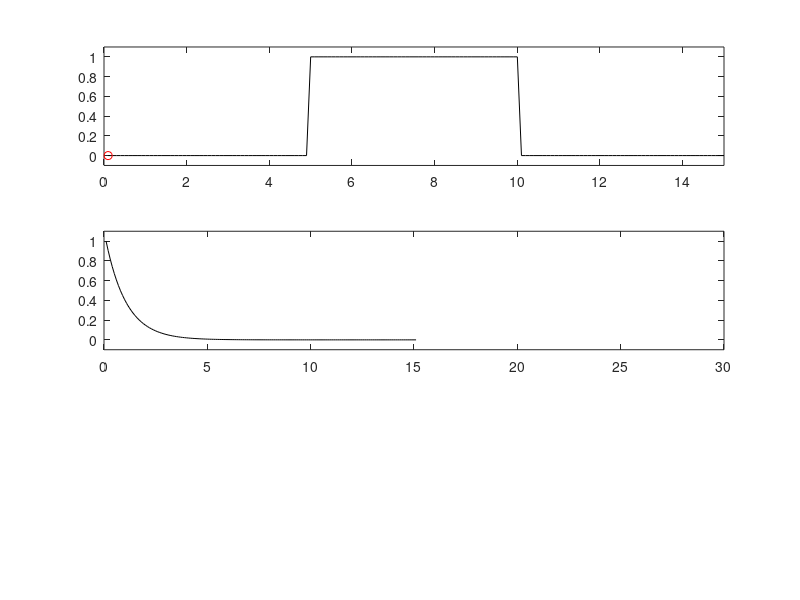

MATLAB code for this plot: (Note: this script raises an error after producing the figure.)
clear all, close all, clc

s = tf('s')
lambda = 1;
sys = 1/(s+lambda);

dt = 0.1;
T = 15;
t = dt:dt:T;
u  =0*t;
u(end/3:2*end/3) = 1;
[yimp,timp] = impulse(sys,t);

tsol  =dt:dt:2*T;
xsol = 0*tsol;
figure
for k=1:length(u)
    subplot(3,1,1)
    plot(t,u,'k')
    axis([0 15 -.1 1.1])
    hold on
    plot(t(k),u(k),'ro')
    subplot(3,1,2)
    plot(timp+t(k),yimp,'k');
    axis([0 30 -.1 1.1])
    xsol(k:k-1+length(t)) = ...
        xsol(k:k-1+length(t)) ...
        + dt*u(k)*yimp';
    subplot(3,1,3)
    plot(tsol,xsol,'k')
    axis([0 30 -.1 1.1])
    pause(0.05)
    drawnow
  
end
